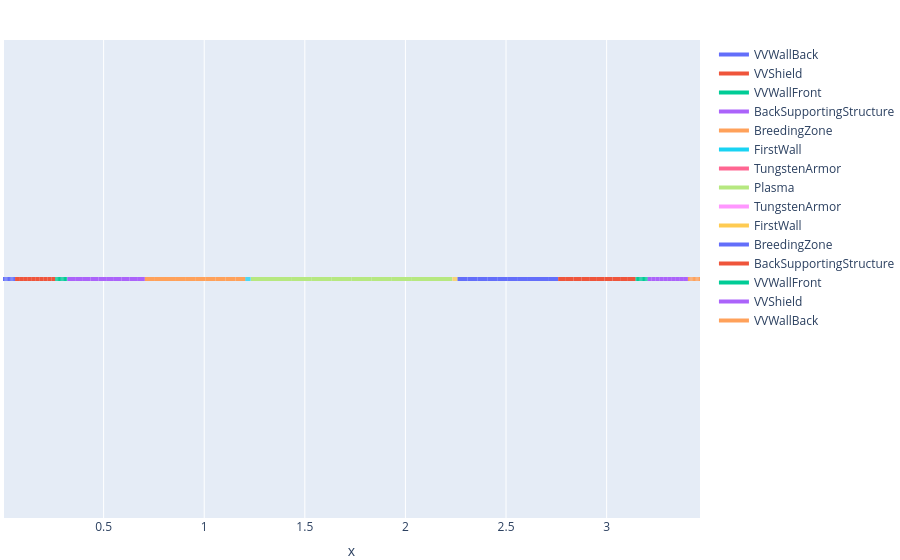

Notebook cell for this chart:
### Code cell
from jax_sn.tools.plotly import plot_domain


plot_domain(mgop.data.domain, material_names = list(hcpb_blanket.layer_names[::-1]) + list(hcpb_blanket.layer_names[1:]), show_element_boundaries = False)

### Figure 1 — Plotly figure (JSON) as saved in the notebook; plotly's stock layout.template omitted (floating-point values rounded to 4 significant figures)
{"data": [{"line": {"color": "#636EFA", "width": 4}, "marker": {"color": "#636EFA", "size": 6}, "mode": "lines", "name": "VVWallBack", "showlegend": true, "type": "scatter", "x": [0, 0.006, null, 0.006, 0.012, null, 0.012, 0.018, null, 0.018, 0.024, null, 0.024, 0.03, null, 0.03, 0.036, null, 0.036, 0.042, null, 0.042, 0.048, null, 0.048, 0.054, null, 0.054, 0.06, null], "y": [0, 0, null, 0, 0, null, 0, 0, null, 0, 0, null, 0, 0, null, 0, 0, null, 0, 0, null, 0, 0, null, 0, 0, null, 0, 0, null]}, {"line": {"color": "#EF553B", "width": 4}, "marker": {"color": "#EF553B", "size": 6}, "mode": "lines", "name": "VVShield", "showlegend": true, "type": "scatter", "x": [0.06, 0.08, null, 0.08, 0.1, null, 0.1, 0.12, null, 0.12, 0.14, null, 0.14, 0.16, null, 0.16, 0.18, null, 0.18, 0.2, null, 0.2, 0.22, null, 0.22, 0.24, null, 0.24, 0.26, null], "y": [0, 0, null, 0, 0, null, 0, 0, null, 0, 0, null, 0, 0, null, 0, 0, null, 0, 0, null, 0, 0, null, 0, 0, null, 0, 0, null]}, {"line": {"color": "#00CC96", "width": 4}, "marker": {"color": "#00CC96", "size": 6}, "mode": "lines", "name": "VVWallFront", "showlegend": true, "type": "scatter", "x": [0.26, 0.266, null, 0.266, 0.272, null, 0.272, 0.278, null, 0.278, 0.284, null, 0.284, 0.29, null, 0.29, 0.296, null, 0.296, 0.302, null, 0.302, 0.308, null, 0.308, 0.314, null, 0.314, 0.32, null], "y": [0, 0, null, 0, 0, null, 0, 0, null, 0, 0, null, 0, 0, null, 0, 0, null, 0, 0, null, 0, 0, null, 0, 0, null, 0, 0, null]}, {"line": {"color": "#AB63FA", "width": 4}, "marker": {"color": "#AB63FA", "size": 6}, "mode": "lines", "name": "BackSupportingStructure", "showlegend": true, "type": "scatter", "x": [0.32, 0.3585, null, 0.3585, 0.397, null, 0.397, 0.4355, null, 0.4355, 0.474, null, 0.474, 0.5125, null, 0.5125, 0.551, null, 0.551, 0.5895, null, 0.5895, 0.628, null, 0.628, 0.6665, null, 0.6665, 0.705, null], "y": [0, 0, null, 0, 0, null, 0, 0, null, 0, 0, null, 0, 0, null, 0, 0, null, 0, 0, null, 0, 0, null, 0, 0, null, 0, 0, null]}, {"line": {"color": "#FFA15A", "width": 4}, "marker": {"color": "#FFA15A", "size": 6}, "mode": "lines", "name": "BreedingZone", "showlegend": true, "type": "scatter", "x": [0.705, 0.755, null, 0.755, 0.805, null, 0.805, 0.855, null, 0.855, 0.905, null, 0.905, 0.955, null, 0.955, 1.005, null, 1.005, 1.055, null, 1.055, 1.105, null, 1.105, 1.155, null, 1.155, 1.205, null], "y": [0, 0, null, 0, 0, null, 0, 0, null, 0, 0, null, 0, 0, null, 0, 0, null, 0, 0, null, 0, 0, null, 0, 0, null, 0, 0, null]}, {"line": {"color": "#19D3F3", "width": 4}, "marker": {"color": "#19D3F3", "size": 6}, "mode": "lines", "name": "FirstWall", "showlegend": true, "type": "scatter", "x": [1.205, 1.208, null, 1.208, 1.21, null, 1.21, 1.212, null, 1.212, 1.215, null, 1.215, 1.218, null, 1.218, 1.22, null, 1.22, 1.222, null, 1.222, 1.225, null, 1.225, 1.228, null, 1.228, 1.23, null], "y": [0, 0, null, 0, 0, null, 0, 0, null, 0, 0, null, 0, 0, null, 0, 0, null, 0, 0, null, 0, 0, null, 0, 0, null, 0, 0, null]}, {"line": {"color": "#FF6692", "width": 4}, "marker": {"color": "#FF6692", "size": 6}, "mode": "lines", "name": "TungstenArmor", "showlegend": true, "type": "scatter", "x": [1.23, 1.23, null, 1.23, 1.23, null, 1.23, 1.231, null, 1.231, 1.231, null, 1.231, 1.231, null, 1.231, 1.231, null, 1.231, 1.231, null, 1.231, 1.232, null, 1.232, 1.232, null, 1.232, 1.232, null], "y": [0, 0, null, 0, 0, null, 0, 0, null, 0, 0, null, 0, 0, null, 0, 0, null, 0, 0, null, 0, 0, null, 0, 0, null, 0, 0, null]}, {"line": {"color": "#B6E880", "width": 4}, "marker": {"color": "#B6E880", "size": 6}, "mode": "lines", "name": "Plasma", "showlegend": true, "type": "scatter", "x": [1.232, 1.332, null, 1.332, 1.432, null, 1.432, 1.532, null, 1.532, 1.632, null, 1.632, 1.732, null, 1.732, 1.832, null, 1.832, 1.932, null, 1.932, 2.032, null, 2.032, 2.132, null, 2.132, 2.232, null], "y": [0, 0, null, 0, 0, null, 0, 0, null, 0, 0, null, 0, 0, null, 0, 0, null, 0, 0, null, 0, 0, null, 0, 0, null, 0, 0, null]}, {"line": {"color": "#FF97FF", "width": 4}, "marker": {"color": "#FF97FF", "size": 6}, "mode": "lines", "name": "TungstenArmor", "showlegend": true, "type": "scatter", "x": [2.232, 2.232, null, 2.232, 2.232, null, 2.232, 2.233, null, 2.233, 2.233, null, 2.233, 2.233, null, 2.233, 2.233, null, 2.233, 2.233, null, 2.233, 2.234, null, 2.234, 2.234, null, 2.234, 2.234, null], "y": [0, 0, null, 0, 0, null, 0, 0, null, 0, 0, null, 0, 0, null, 0, 0, null, 0, 0, null, 0, 0, null, 0, 0, null, 0, 0, null]}, {"line": {"color": "#FECB52", "width": 4}, "marker": {"color": "#FECB52", "size": 6}, "mode": "lines", "name": "FirstWall", "showlegend": true, "type": "scatter", "x": [2.234, 2.236, null, 2.236, 2.239, null, 2.239, 2.241, null, 2.241, 2.244, null, 2.244, 2.247, null, 2.247, 2.249, null, 2.249, 2.251, null, 2.251, 2.254, null, 2.254, 2.256, null, 2.256, 2.259, null], "y": [0, 0, null, 0, 0, null, 0, 0, null, 0, 0, null, 0, 0, null, 0, 0, null, 0, 0, null, 0, 0, null, 0, 0, null, 0, 0, null]}, {"line": {"color": "#636EFA", "width": 4}, "marker": {"color": "#636EFA", "size": 6}, "mode": "lines", "name": "BreedingZone", "showlegend": true, "type": "scatter", "x": [2.259, 2.309, null, 2.309, 2.359, null, 2.359, 2.409, null, 2.409, 2.459, null, 2.459, 2.509, null, 2.509, 2.559, null, 2.559, 2.609, null, 2.609, 2.659, null, 2.659, 2.709, null, 2.709, 2.759, null], "y": [0, 0, null, 0, 0, null, 0, 0, null, 0, 0, null, 0, 0, null, 0, 0, null, 0, 0, null, 0, 0, null, 0, 0, null, 0, 0, null]}, {"line": {"color": "#EF553B", "width": 4}, "marker": {"color": "#EF553B", "size": 6}, "mode": "lines", "name": "BackSupportingStructure", "showlegend": true, "type": "scatter", "x": [2.759, 2.797, null, 2.797, 2.836, null, 2.836, 2.874, null, 2.874, 2.913, null, 2.913, 2.952, null, 2.952, 2.99, null, 2.99, 3.028, null, 3.028, 3.067, null, 3.067, 3.106, null, 3.106, 3.144, null], "y": [0, 0, null, 0, 0, null, 0, 0, null, 0, 0, null, 0, 0, null, 0, 0, null, 0, 0, null, 0, 0, null, 0, 0, null, 0, 0, null]}, {"line": {"color": "#00CC96", "width": 4}, "marker": {"color": "#00CC96", "size": 6}, "mode": "lines", "name": "VVWallFront", "showlegend": true, "type": "scatter", "x": [3.144, 3.15, null, 3.15, 3.156, null, 3.156, 3.162, null, 3.162, 3.168, null, 3.168, 3.174, null, 3.174, 3.18, null, 3.18, 3.186, null, 3.186, 3.192, null, 3.192, 3.198, null, 3.198, 3.204, null], "y": [0, 0, null, 0, 0, null, 0, 0, null, 0, 0, null, 0, 0, null, 0, 0, null, 0, 0, null, 0, 0, null, 0, 0, null, 0, 0, null]}, {"line": {"color": "#AB63FA", "width": 4}, "marker": {"color": "#AB63FA", "size": 6}, "mode": "lines", "name": "VVShield", "showlegend": true, "type": "scatter", "x": [3.204, 3.224, null, 3.224, 3.244, null, 3.244, 3.264, null, 3.264, 3.284, null, 3.284, 3.304, null, 3.304, 3.324, null, 3.324, 3.344, null, 3.344, 3.364, null, 3.364, 3.384, null, 3.384, 3.404, null], "y": [0, 0, null, 0, 0, null, 0, 0, null, 0, 0, null, 0, 0, null, 0, 0, null, 0, 0, null, 0, 0, null, 0, 0, null, 0, 0, null]}, {"line": {"color": "#FFA15A", "width": 4}, "marker": {"color": "#FFA15A", "size": 6}, "mode": "lines", "name": "VVWallBack", "showlegend": true, "type": "scatter", "x": [3.404, 3.41, null, 3.41, 3.416, null, 3.416, 3.422, null, 3.422, 3.428, null, 3.428, 3.434, null, 3.434, 3.44, null, 3.44, 3.446, null, 3.446, 3.452, null, 3.452, 3.458, null, 3.458, 3.464, null], "y": [0, 0, null, 0, 0, null, 0, 0, null, 0, 0, null, 0, 0, null, 0, 0, null, 0, 0, null, 0, 0, null, 0, 0, null, 0, 0, null]}], "layout": {"margin": {"b": 40, "l": 0, "r": 0, "t": 40}, "xaxis": {"title": {"text": "x"}}, "yaxis": {"range": [-1, 1], "visible": false}}}
